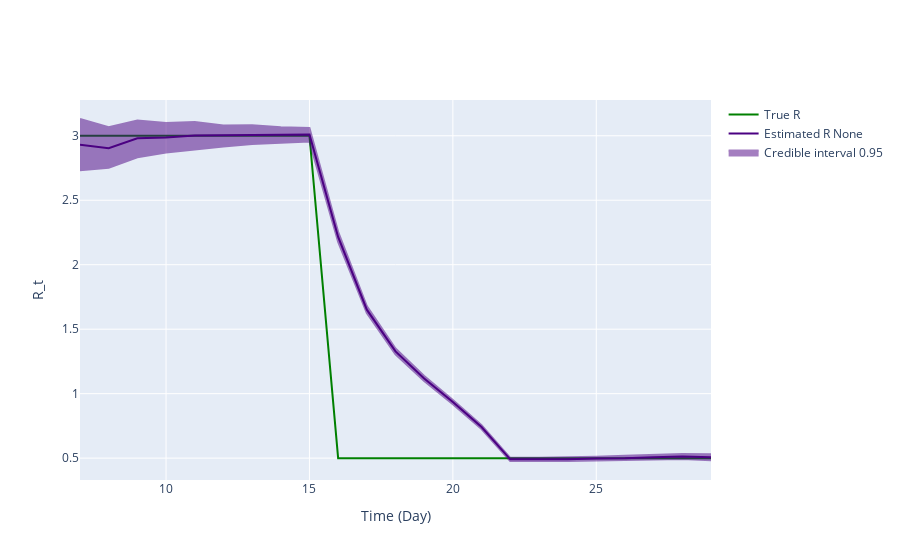

Notebook code for this chart:
### Markdown cell above
## Inference plot using class method results

### Code cell
fig = ReproductionNumberPlot()

fig.add_ground_truth_rt(ground_truth)
fig.add_interval_rt(new_intervals)

fig.update_labels(time_label='Time (Day)', r_label='R_t')

fig.show_figure()

### Figure 1 — Plotly figure (JSON) as saved in the notebook; plotly's stock layout.template omitted (floating-point values rounded to 4 significant figures)
{"data": [{"line": {"color": "green"}, "mode": "lines", "name": "True R", "type": "scatter", "x": [7, 8, 9, 10, 11, 12, 13, 14, 15, 16, 17, 18, 19, 20, 21, 22, 23, 24, 25, 26, 27, 28, 29], "y": [3, 3, 3, 3, 3, 3, 3, 3, 3, 0.5, 0.5, 0.5, 0.5, 0.5, 0.5, 0.5, 0.5, 0.5, 0.5, 0.5, 0.5, 0.5, 0.5]}, {"line": {"color": "indigo"}, "mode": "lines", "name": "Estimated R None", "type": "scatter", "x": [7, 8, 9, 10, 11, 12, 13, 14, 15, 16, 17, 18, 19, 20, 21, 22, 23, 24, 25, 26, 27, 28, 29], "y": [2.931, 2.904, 2.98, 2.986, 3.002, 3.003, 3.008, 3.007, 3.01, 2.215, 1.651, 1.328, 1.117, 0.9362, 0.7414, 0.4908, 0.4905, 0.4916, 0.4965, 0.4983, 0.5061, 0.5129, 0.5069]}, {"fill": "toself", "fillcolor": "indigo", "line": {"color": "indigo"}, "mode": "lines", "name": "Credible interval 0.95", "opacity": 0.5, "showlegend": true, "type": "scatter", "x": [7, 8, 9, 10, 11, 12, 13, 14, 15, 16, 17, 18, 19, 20, 21, 22, 23, 24, 25, 26, 27, 28, 29, 29, 28, 27, 26, 25, 24, 23, 22, 21, 20, 19, 18, 17, 16, 15, 14, 13, 12, 11, 10, 9, 8, 7], "y": [3.13, 3.067, 3.119, 3.1, 3.107, 3.079, 3.082, 3.066, 3.06, 2.255, 1.68, 1.35, 1.137, 0.9515, 0.7557, 0.5027, 0.5032, 0.5049, 0.5109, 0.5178, 0.5245, 0.5324, 0.5299, 0.4843, 0.4934, 0.4884, 0.4816, 0.4809, 0.478, 0.4778, 0.4783, 0.7261, 0.9189, 1.099, 1.305, 1.625, 2.177, 2.956, 2.945, 2.937, 2.917, 2.894, 2.87, 2.833, 2.752, 2.734]}], "layout": {"hovermode": "x unified", "xaxis": {"title": {"text": "Time (Day)"}}, "yaxis": {"title": {"text": "R_t"}}}}
